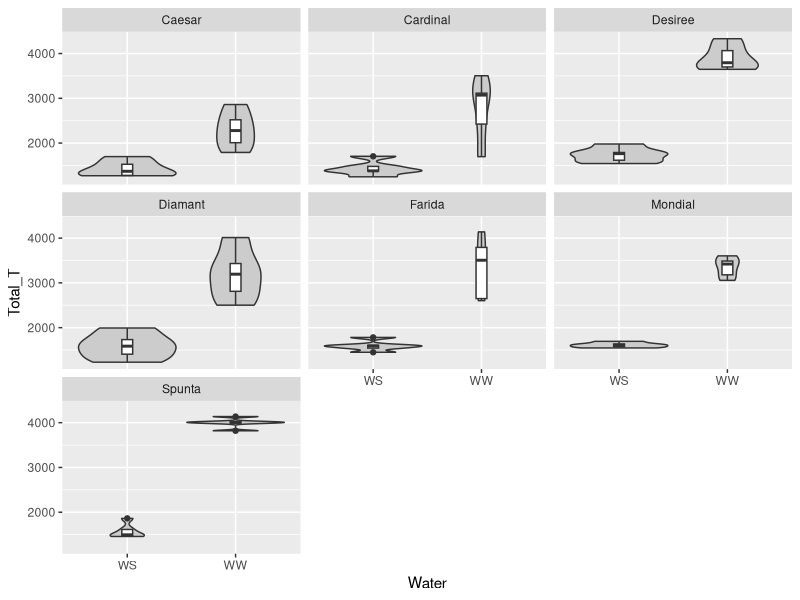

R code for this plot:
# Packages ----------------------------------------------------------------
# Loading the ggplot2 package for plotting the data (more to that in Session 3)
require(ggplot2)

# Working directory -------------------------------------------------------
# Setting the working directory to the folder where the data is located
setwd("C:/Users/Christoph/Desktop/R Course")

# Read in Data ------------------------------------------------------------
# Read in the csv file with the standard read.csv command
bio_data <- read.csv("Biomass_compiled.csv")

# First analysis of data --------------------------------------------------
# Analize the structure of the data (data types of columns, range of values)
str(bio_data)

# The column Replication should be of type factor, as the numeric values
# (1,2,3,4,5) have no numeric meaning (We could have also said R1, R2,...).
# Therfore we convert the data type to factor.
bio_data$Replication <- as.factor(bio_data$Replication)

# Summary of the data. Gives min, max, quantile, and mean values for numeric
# variables and number of counts for factors, dates...
summary(bio_data)

# First plot of the data --------------------------------------------------
# Visualization of the data. Just to show you. More about that in Session 3
ggplot(bio_data) + 
  geom_violin(aes(x = Water, y = Total_T), fill = "grey80") + 
  geom_boxplot(aes(x = Water, y = Total_T), width = 0.1) + 
  facet_wrap(~Variety)

# ANOVA -------------------------------------------------------------------
# Applying two way ANNOVA to the data
bio_aov <- aov(Gain_TDM ~ Water + Variety + Water*Variety, data = bio_data)

# Getting the results of the ANNOVA with summary
summary(bio_aov)

# Applying the Tukey honest significant differences test to our ANNOVA model
bio_THSD <- TukeyHSD(bio_aov, ordered = TRUE)

# Write Data -------------------------------------------------------------- 
# Writing the results of our TukeyHSD test to a csv file in our working
# directory
write.csv(x = bio_THSD$`Water:Variety`, file = "tukey_HSD.csv")
